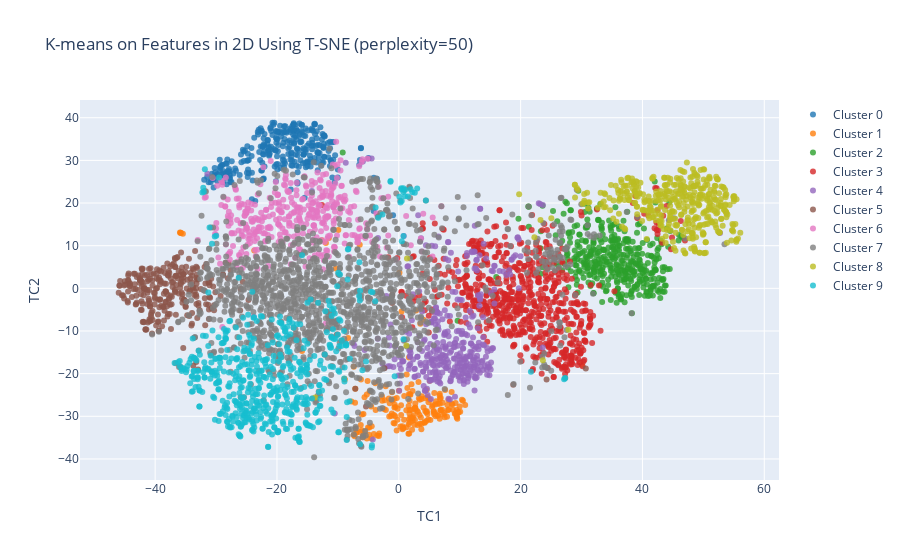

Write notebook code for a chart like this one.
### Code cell
# trace1 is for 'Cluster 0'
trace1 = go.Scatter(
                    x = cluster0["TC1_2d"],
                    y = cluster0["TC2_2d"],
                    mode = "markers",
                    name = "Cluster 0",
                    marker = dict(color = 'rgba(31, 119, 180, 0.8)'),
                    text = None)

# trace2 is for 'Cluster 1'
trace2 = go.Scatter(
                    x = cluster1["TC1_2d"],
                    y = cluster1["TC2_2d"],
                    mode = "markers",
                    name = "Cluster 1",
                    marker = dict(color = 'rgba(255, 127, 14, 0.8)'),
                    text = None)

# trace3 is for 'Cluster 2'
trace3 = go.Scatter(
                    x = cluster2["TC1_2d"],
                    y = cluster2["TC2_2d"],
                    mode = "markers",
                    name = "Cluster 2",
                    marker = dict(color = 'rgba(44, 160, 44, 0.8)'),
                    text = None)

# trace4 is for 'Cluster 3'
trace4 = go.Scatter(
                    x = cluster3["TC1_2d"],
                    y = cluster3["TC2_2d"],
                    mode = "markers",
                    name = "Cluster 3",
                    marker = dict(color = 'rgba(214, 39, 40, 0.8)'),
                    text = None)

# trace5 is for 'Cluster 4'
trace5 = go.Scatter(
                    x = cluster4["TC1_2d"],
                    y = cluster4["TC2_2d"],
                    mode = "markers",
                    name = "Cluster 4",
                    marker = dict(color = 'rgba(148, 103, 189, 0.8)'),
                    text = None)

# trace6 is for 'Cluster 5'
trace6 = go.Scatter(
                    x = cluster5["TC1_2d"],
                    y = cluster5["TC2_2d"],
                    mode = "markers",
                    name = "Cluster 5",
                    marker = dict(color = 'rgba(140, 86, 75, 0.8)'),
                    text = None)

# trace7 is for 'Cluster 6'
trace7 = go.Scatter(
                    x = cluster6["TC1_2d"],
                    y = cluster6["TC2_2d"],
                    mode = "markers",
                    name = "Cluster 6",
                    marker = dict(color = 'rgba(227, 119, 194, 0.8)'),
                    text = None)

# trace8 is for 'Cluster 7'
trace8 = go.Scatter(
                    x = cluster7["TC1_2d"],
                    y = cluster7["TC2_2d"],
                    mode = "markers",
                    name = "Cluster 7",
                    marker = dict(color = 'rgba(127, 127, 127, 0.8)'),
                    text = None)

# trace9 is for 'Cluster 8'
trace9 = go.Scatter(
                    x = cluster8["TC1_2d"],
                    y = cluster8["TC2_2d"],
                    mode = "markers",
                    name = "Cluster 8",
                    marker = dict(color = 'rgba(188, 189, 34, 0.8)'),
                    text = None)

# trace10 is for 'Cluster 9'
trace10 = go.Scatter(
                    x = cluster9["TC1_2d"],
                    y = cluster9["TC2_2d"],
                    mode = "markers",
                    name = "Cluster 9",
                    marker = dict(color = 'rgba(23, 190, 207, 0.8)'),
                    text = None)

data = [trace1, trace2, trace3,
        trace4, trace5, trace6,
        trace7, trace8, trace9,
        trace10]

title = "K-means on Features in 2D Using T-SNE (perplexity=" + str(perplexity) + ")"

layout = dict(title = title,
              xaxis= dict(title= 'TC1',ticklen= 5,zeroline= False),
              yaxis= dict(title= 'TC2',ticklen= 5,zeroline= False)
             )

fig = dict(data = data, layout = layout)

iplot(fig)

### Figure 1 — Plotly figure (JSON) as saved in the notebook; plotly's stock layout.template omitted (floating-point values rounded to 4 significant figures; data arrays with more than 128 entries replaced by an {"elided": "..."} marker saying what was removed)
{"data": [{"marker": {"color": "rgba(31, 119, 180, 0.8)"}, "mode": "markers", "name": "Cluster 0", "type": "scatter", "x": {"elided": "297 float values"}, "y": {"elided": "297 float values"}}, {"marker": {"color": "rgba(255, 127, 14, 0.8)"}, "mode": "markers", "name": "Cluster 1", "type": "scatter", "x": {"elided": "204 float values"}, "y": {"elided": "204 float values"}}, {"marker": {"color": "rgba(44, 160, 44, 0.8)"}, "mode": "markers", "name": "Cluster 2", "type": "scatter", "x": {"elided": "408 float values"}, "y": {"elided": "408 float values"}}, {"marker": {"color": "rgba(214, 39, 40, 0.8)"}, "mode": "markers", "name": "Cluster 3", "type": "scatter", "x": {"elided": "670 float values"}, "y": {"elided": "670 float values"}}, {"marker": {"color": "rgba(148, 103, 189, 0.8)"}, "mode": "markers", "name": "Cluster 4", "type": "scatter", "x": {"elided": "373 float values"}, "y": {"elided": "373 float values"}}, {"marker": {"color": "rgba(140, 86, 75, 0.8)"}, "mode": "markers", "name": "Cluster 5", "type": "scatter", "x": {"elided": "281 float values"}, "y": {"elided": "281 float values"}}, {"marker": {"color": "rgba(227, 119, 194, 0.8)"}, "mode": "markers", "name": "Cluster 6", "type": "scatter", "x": {"elided": "389 float values"}, "y": {"elided": "389 float values"}}, {"marker": {"color": "rgba(127, 127, 127, 0.8)"}, "mode": "markers", "name": "Cluster 7", "type": "scatter", "x": {"elided": "1392 float values"}, "y": {"elided": "1392 float values"}}, {"marker": {"color": "rgba(188, 189, 34, 0.8)"}, "mode": "markers", "name": "Cluster 8", "type": "scatter", "x": {"elided": "406 float values"}, "y": {"elided": "406 float values"}}, {"marker": {"color": "rgba(23, 190, 207, 0.8)"}, "mode": "markers", "name": "Cluster 9", "type": "scatter", "x": {"elided": "580 float values"}, "y": {"elided": "580 float values"}}], "layout": {"title": {"text": "K-means on Features in 2D Using T-SNE (perplexity=50)"}, "xaxis": {"ticklen": 5, "title": {"text": "TC1"}, "zeroline": false}, "yaxis": {"ticklen": 5, "title": {"text": "TC2"}, "zeroline": false}}}
